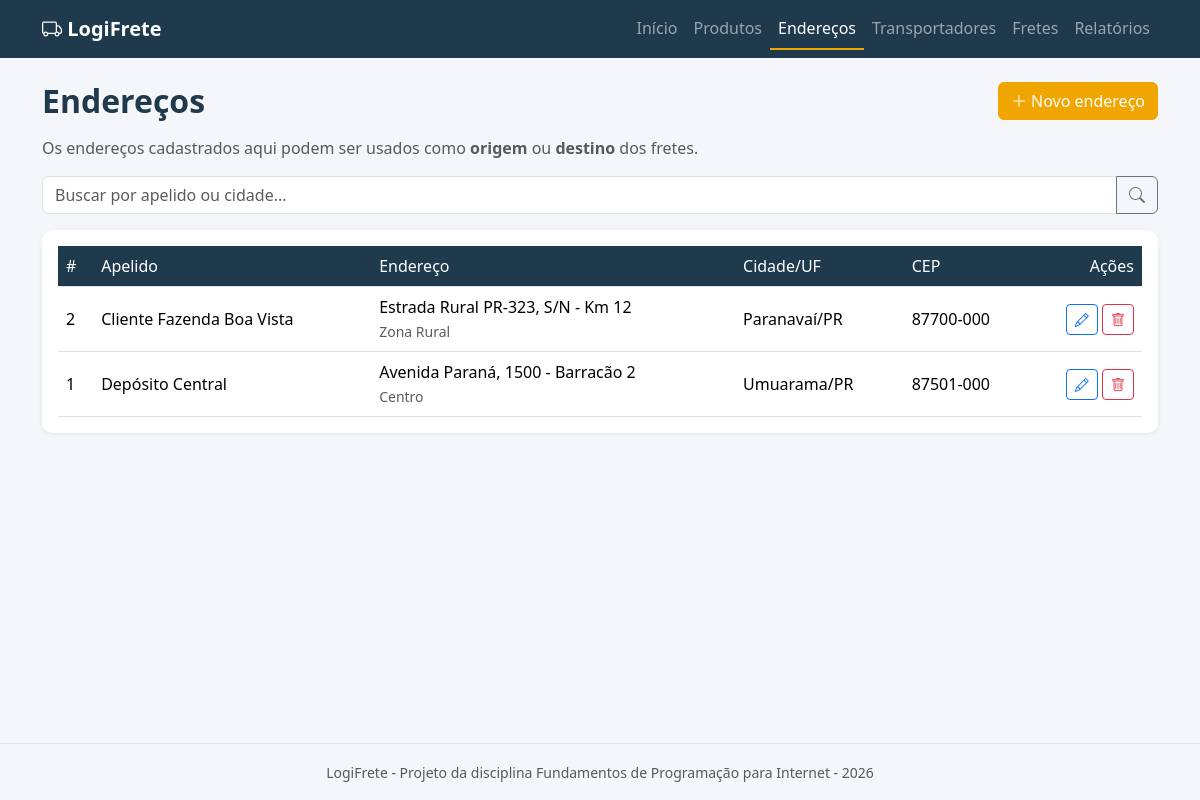
Page /enderecos/listar.php on the committed database.
### tables this page shows
CREATE TABLE enderecos (
  id INT AUTO_INCREMENT PRIMARY KEY,
  apelido VARCHAR(60) NOT NULL,
  cep VARCHAR(9) NOT NULL,
  logradouro VARCHAR(120) NOT NULL,
  numero VARCHAR(10) NOT NULL,
  complemento VARCHAR(60),
  bairro VARCHAR(80) NOT NULL,
  cidade VARCHAR(80) NOT NULL,
  uf CHAR(2) NOT NULL,
  criado_em DATETIME DEFAULT CURRENT_TIMESTAMP
);

### config/funcoes.php (called while the page is built, shortened)
<?php
function e($texto)
{
    return htmlspecialchars((string) $texto, ENT_QUOTES, 'UTF-8');
}

### enderecos/listar.php (the view, shortened to what this page needs)
<?php
require_once '../config/conexao.php';
$busca = trim($_GET['busca'] ?? '');
if ($busca != '') {
    $stmt = $pdo->prepare('SELECT * FROM enderecos WHERE apelido LIKE ? OR cidade LIKE ? ORDER BY apelido');
    $stmt->execute(['%' . $busca . '%', '%' . $busca . '%']);
} else {
    $stmt = $pdo->query('SELECT * FROM enderecos ORDER BY apelido');
}
$enderecos = $stmt->fetchAll();
include '../includes/header.php';
?>
<div class="d-flex justify-content-between align-items-center mb-3">
    <h2 class="titulo-pagina mb-0">Endereços</h2>
    <a href="form.php" class="btn btn-laranja"><i class="bi bi-plus-lg"></i> Novo endereço</a>
</div>
<p class="text-muted">Os endereços cadastrados aqui podem ser usados como <strong>origem</strong> ou <strong>destino</strong> dos fretes.</p>
<form method="get" class="mb-3">
    <div class="input-group">
        <input type="text" name="busca" class="form-control" placeholder="Buscar por apelido ou cidade..." value="<?= e($busca) ?>">
        <button class="btn btn-outline-secondary" type="submit"><i class="bi bi-search"></i></button>
    </div>
</form>
<div class="card p-3">
    <div class="table-responsive">
        <table class="table table-hover align-middle mb-0">
            <thead>
                <tr>
                    <th>#</th>
                    <th>Apelido</th>
                    <th>Endereço</th>
                    <th>Cidade/UF</th>
                    <th>CEP</th>
                    <th class="text-end">Ações</th>
                </tr>
            </thead>
            <tbody>
                <?php foreach ($enderecos as $end): ?>
                    <tr>
                        <td><?= $end['id'] ?></td>
                        <td><?= e($end['apelido']) ?></td>
                        <td>
                            <?= e($end['logradouro']) ?>, <?= e($end['numero']) ?>
                            <?= $end['complemento'] ? ' - ' . e($end['complemento']) : '' ?><br>
                            <small class="text-muted"><?= e($end['bairro']) ?></small>
                        </td>
                        <td><?= e($end['cidade']) ?>/<?= e($end['uf']) ?></td>
                        <td><?= e($end['cep']) ?></td>
                        <td class="text-end">
                            <a href="form.php?id=<?= $end['id'] ?>" class="btn btn-sm btn-outline-primary" title="Editar"><i class="bi bi-pencil"></i></a>
                            <a href="excluir.php?id=<?= $end['id'] ?>" class="btn btn-sm btn-outline-danger btn-excluir" title="Excluir"><i class="bi bi-trash"></i></a>
                        </td>
                    </tr>
                <?php endforeach; ?>
            </tbody>
        </table>
    </div>
</div>
<?php include '../includes/footer.php'; ?>

### assets/css/style.css (style rules this page uses)
body { background-color: #f4f6f9; min-height: 100vh; display: flex; flex-direction: column; }
.card { border: none; border-radius: 10px; box-shadow: 0 1px 4px rgba(0, 0, 0, 0.08); }
.titulo-pagina { color: #1f3a4d; font-weight: 600; }
.btn-laranja { background-color: #f0a500; border-color: #f0a500; color: #fff; }
.table thead th { background-color: #1f3a4d; color: #fff; font-weight: 500; }

### rows in the picture
enderecos: id "2", apelido "Cliente Fazenda Boa Vista", logradouro "Estrada Rural PR-323", numero "S/N", complemento "Km 12", bairro "Zona Rural", cidade "Paranavaí", uf "PR", cep "87700-000"
enderecos: id "1", apelido "Depósito Central", logradouro "Avenida Paraná", numero "1500", complemento "Barracão 2", bairro "Centro", cidade "Umuarama", uf "PR", cep "87501-000"
